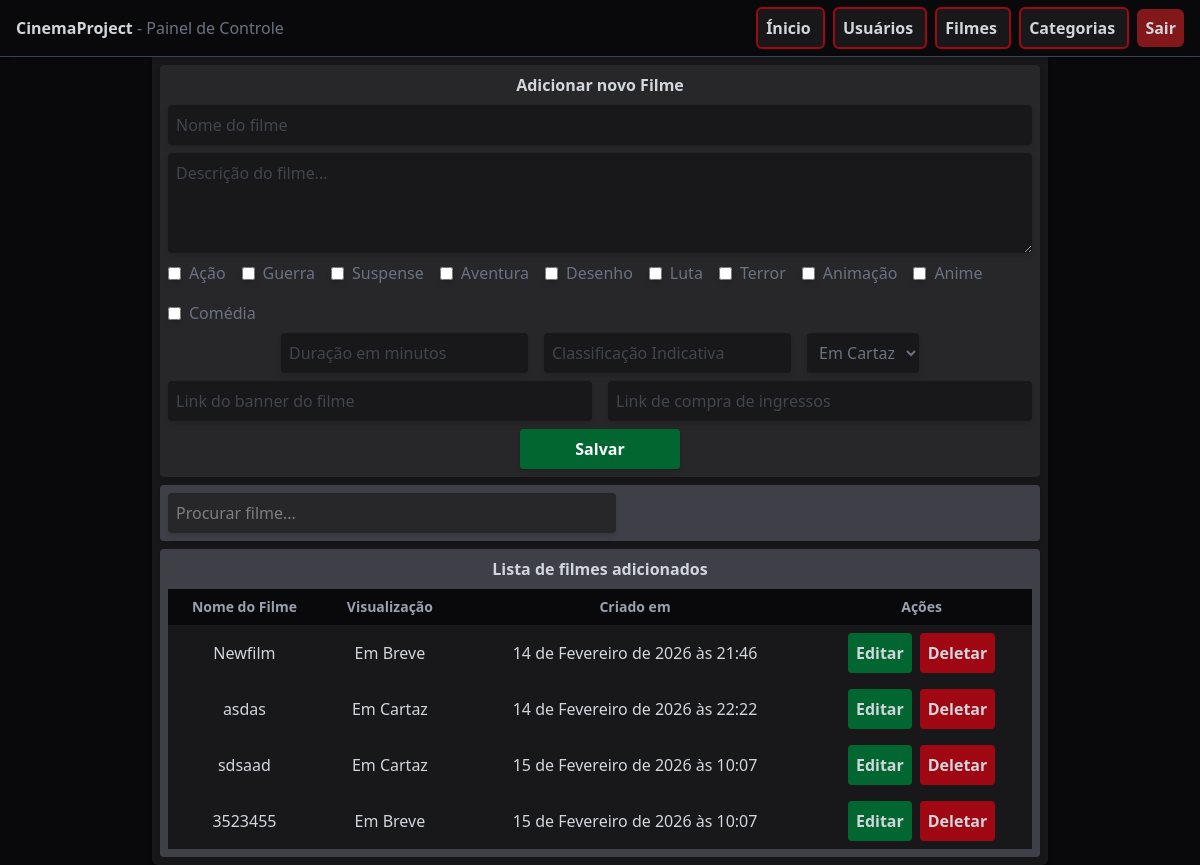
The page /films/ (signed in) on the database as committed earlier.
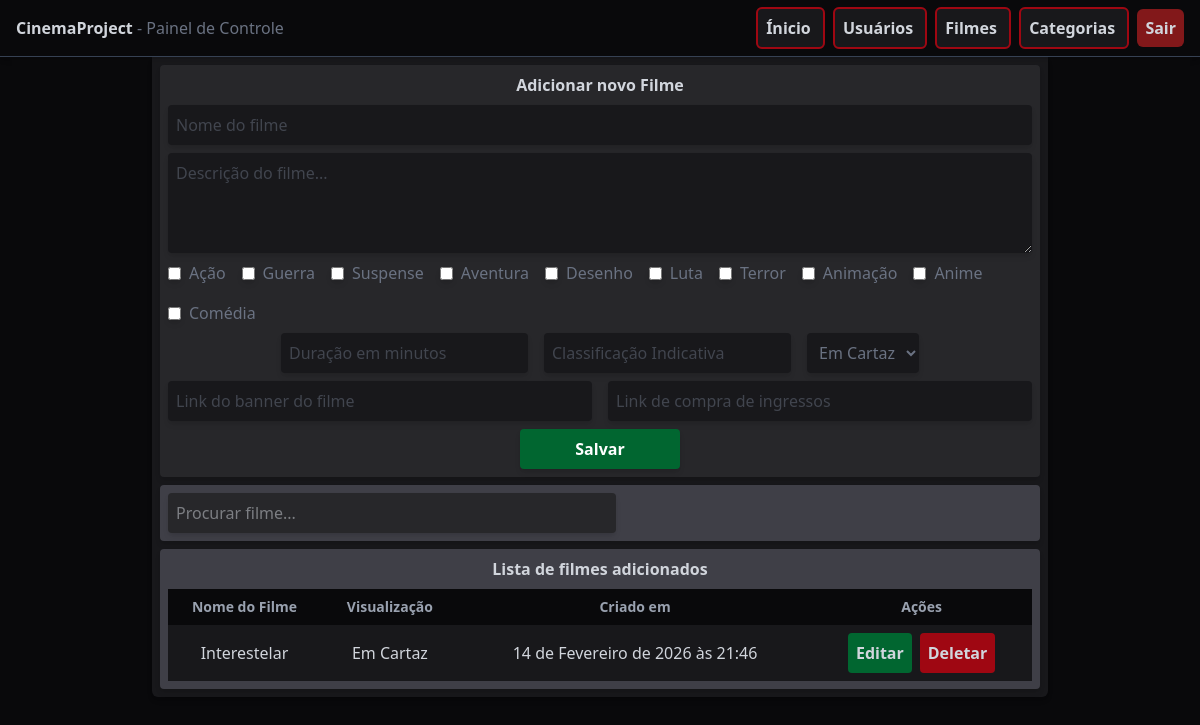
The same page on the database as committed later.
### api/models.py (models this page shows, shortened)
class Category(models.Model):
    name = models.CharField(max_length=100)
    def __str__(self):
        return self.name

class FilmCard(models.Model):
    DISPLAY_CHOICES = [
        ('on_display', "Em Cartaz"),
        ('shortly', "Em Breve")
    ]
    name = models.CharField(max_length=200, unique=True)
    category = models.ManyToManyField(Category, related_name='films')
    description = models.TextField()
    duration = models.PositiveIntegerField()
    age_control = models.PositiveIntegerField()
    display = models.CharField(choices=DISPLAY_CHOICES, default='on_display')
    thumb_url = models.URLField()
    ticket_url = models.URLField()
    status = models.BooleanField(default=True)
    created_at = models.DateTimeField(auto_now_add=True)

### control/views.py (the view, shortened to what this page needs)
# urls.py: path('films/', views.films, name='films'),
@login_required(login_url = 'user-login')
def films(request):
    form = AddFilmCardForm()
    films = FilmCard.objects.all()
    context = {
        'form': form,
        'films': films
    }
    return render(request, 'film/films.html', context)

### control/templates/film/films.html (shortened to what this page needs)
{% extends 'base.html' %}
{% block content %}
<div class="w-4xl bg-zinc-900 mx-auto p-2 rounded-b-md space-y-2 shadow-md">
    <div class="bg-zinc-800 flex flex-col gap-2 text-center items-center rounded-sm p-2 shadow-md">
        <h1 class="font-semibold">Adicionar novo Filme</h1>
        <form method="POST" class="flex flex-col gap-2 text-gray-500">
            {{ form.name }}
            {{ form.description }}
            <div class="flex flex-row flex-wrap gap-4">
                {% for checkbox in form.category %}
                    <label class="flex items-center gap-2">
                        {{ checkbox.tag }}
                        <span>{{ checkbox.choice_label }}</span>
                    </label>
                {% endfor %}
            </div>
            <div class="flex flex-row justify-center gap-4">
                {{ form.duration }}
                {{ form.age_control }}
                {{ form.display }}
            </div>
            <div class="flex flex-row justify-center gap-4">
                {{ form.thumb_url }}
                {{ form.ticket_url }}
            </div>
            <button name="form_type" value="add_form" type="submit" class="w-40 mx-auto bg-green-800 hover:bg-green-600 p-2 rounded-sm text-white font-semibold cursor-pointer transition shadow-md">
                Salvar
            </button>
        </form>
    </div>
    <div class="bg-zinc-700 flex flex-col gap-2 text-center rounded-sm p-2 shadow-md">
        <input id="search-files" type="search" placeholder="Procurar filme..." class="w-full max-w-md bg-zinc-800 rounded-sm p-2 shadow-md">
    </div>
    <div class="bg-zinc-700 flex flex-col gap-2 text-center items-center rounded-sm p-2 shadow-md">
        <h1 class="font-semibold">Lista de filmes adicionados</h1>
        <table class="w-full text-center">
            <thead>
                <tr class="bg-zinc-950 font-semibold text-sm text-gray-400">
                    <th class="p-1">Nome do Filme</th>
                    <th class="p-2">Visualização</th>
                    <th class="p-2">Criado em</th>
                    <th class="p-2">Ações</th>
                </tr>
            </thead>
            <tbody>
                {% for film in films %}
                <tr class="bg-zinc-900 hover:bg-zinc-800 transition cursor-pointer">
                    <td class="p-2">{{ film.name }}</td>
                    <td class="p-2">{{ film.get_display_display  }}</td>
                    <td class="p-2">{{ film.created_at }}</td>
                    <td class="p-2 flex flex-row justify-center items-center gap-2">
                        <a href="{% url 'film-edit' film.id %}" class="bg-green-800 hover:bg-green-600 p-2 rounded-sm cursor-pointer transition font-semibold">
                            Editar
                        </a>
                        <form method="POST">
                            <button name="form_type" value="delete_form" class="bg-red-800 hover:bg-red-600 p-2 rounded-sm cursor-pointer transition font-semibold">
                                Deletar
                            </button>
                        </form>
                    </td>
                </tr>
                {% endfor %}
            </tbody>
        </table>
    </div>
</div>
{% endblock %}

Rows that differ between the two databases and show on the page:
removed FilmCard: name "asdas", display "Em Cartaz", created_at "14 de Fevereiro de 2026 às 22:22"
removed FilmCard: name "sdsaad", display "Em Cartaz", created_at "15 de Fevereiro de 2026 às 10:07"
removed FilmCard: name "3523455", display "Em Breve", created_at "15 de Fevereiro de 2026 às 10:07"
changed FilmCard: name "Newfilm" → "Interestelar"; display "Em Breve" → "Em Cartaz"
